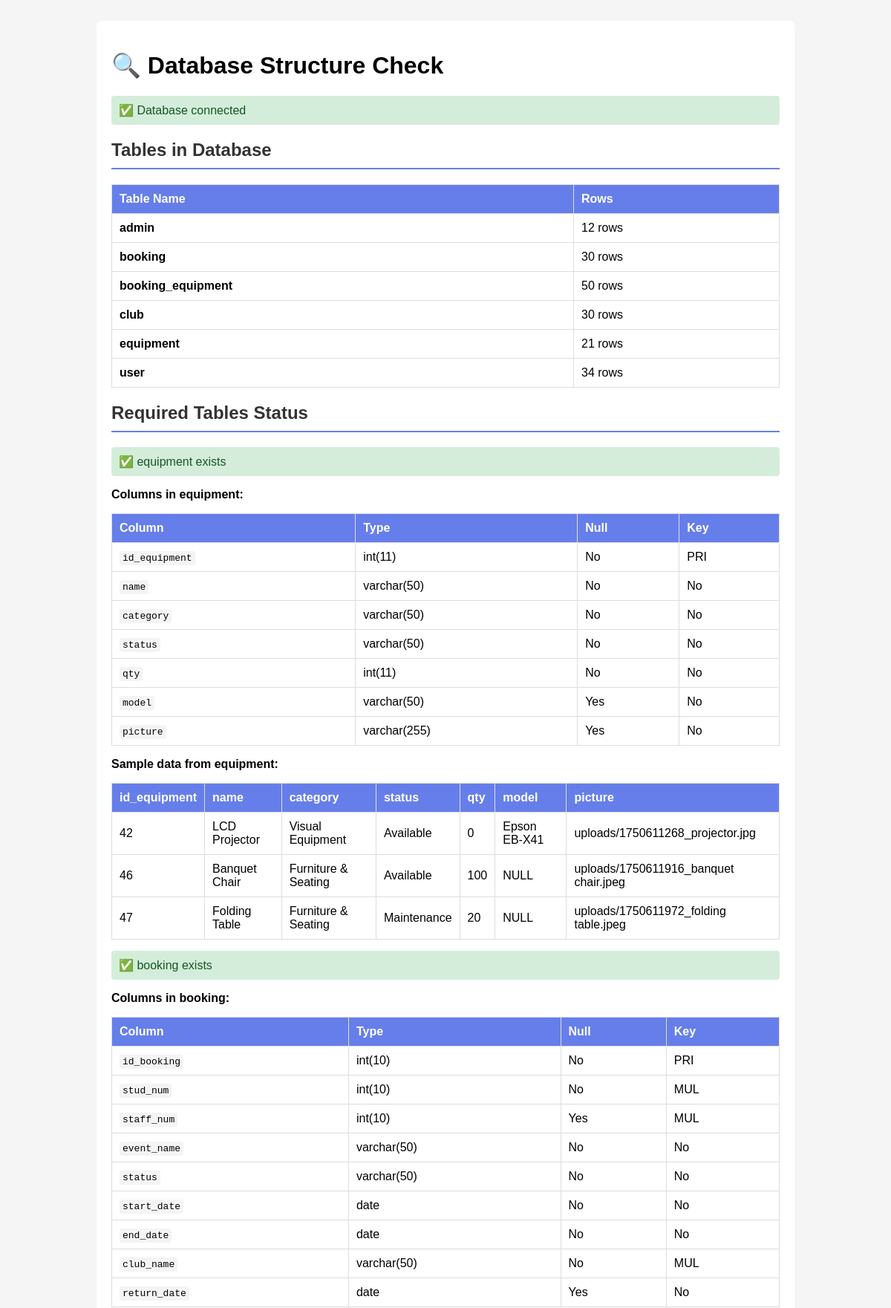
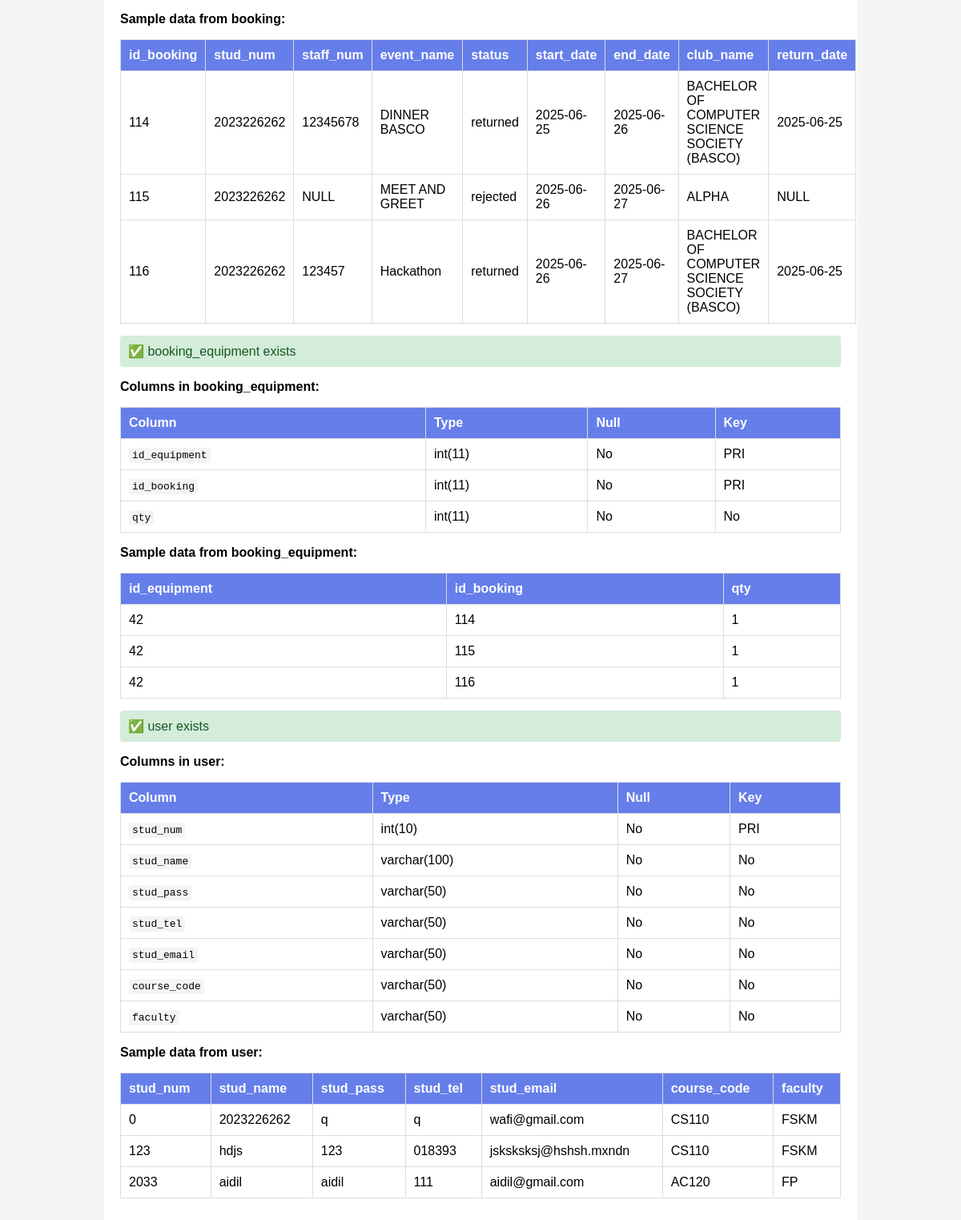
Screenshot of /check_database.php with the database file from the repository (2 pictures, top to bottom).
### tables this page shows
CREATE TABLE `equipment` (
  `id_equipment` int(11) NOT NULL,
  `name` varchar(50) NOT NULL,
  `category` varchar(50) NOT NULL,
  `status` varchar(50) NOT NULL,
  `qty` int(11) NOT NULL,
  `model` varchar(50) DEFAULT NULL,
  `picture` varchar(255) DEFAULT NULL
);

CREATE TABLE `booking` (
  `id_booking` int(10) NOT NULL,
  `stud_num` int(10) NOT NULL,
  `staff_num` int(10) DEFAULT NULL,
  `event_name` varchar(50) NOT NULL,
  `status` varchar(50) NOT NULL,
  `start_date` date NOT NULL,
  `end_date` date NOT NULL,
  `club_name` varchar(50) NOT NULL,
  `return_date` date DEFAULT NULL
);

CREATE TABLE `booking_equipment` (
  `id_equipment` int(11) NOT NULL,
  `id_booking` int(11) NOT NULL,
  `qty` int(11) NOT NULL
);

CREATE TABLE `user` (
  `stud_num` int(10) NOT NULL,
  `stud_name` varchar(100) NOT NULL,
  `stud_pass` varchar(50) NOT NULL,
  `stud_tel` varchar(50) NOT NULL,
  `stud_email` varchar(50) NOT NULL,
  `course_code` varchar(50) NOT NULL,
  `faculty` varchar(50) NOT NULL
);

### check_database.php (the view, shortened to what this page needs)
<?php
echo "<!DOCTYPE html>
<html>
<head>
    <title>Database Check</title>
    <style>
        body { font-family: Arial; background: #f5f5f5; padding: 20px; }
        .container { max-width: 900px; margin: 0 auto; background: white; padding: 20px; border-radius: 8px; }
        h2 { color: #333; border-bottom: 2px solid #667eea; padding-bottom: 10px; margin-top: 20px; }
        .status { padding: 10px; margin: 10px 0; border-radius: 4px; }
        .success { background: #d4edda; color: #155724; }
        .error { background: #f8d7da; color: #721c24; }
        table { width: 100%; border-collapse: collapse; margin: 15px 0; }
        th, td { padding: 10px; text-align: left; border: 1px solid #ddd; }
        th { background: #667eea; color: white; }
        code { background: #f4f4f4; padding: 2px 4px; border-radius: 3px; }
    </style>
</head>
<body>
    <div class='container'>
        <h1>🔍 Database Structure Check</h1>";
include "db.php";
echo "<div class='status success'>✅ Database connected</div>";
echo "<h2>Tables in Database</h2>";
$result = $connect->query("SHOW TABLES");
$tables = [];
if ($result) {
    echo "<table>";
    echo "<tr><th>Table Name</th><th>Rows</th></tr>";
    while ($row = $result->fetch_array()) {
        $table_name = $row[0];
        $tables[] = $table_name;
        $count_result = $connect->query("SELECT COUNT(*) as cnt FROM `$table_name`");
        $count_row = $count_result->fetch_assoc();
        $row_count = $count_row['cnt'];
        echo "<tr><td><strong>$table_name</strong></td><td>$row_count rows</td></tr>";
    }
    echo "</table>";
} else {
    echo "<div class='status error'>❌ Could not fetch tables: " . $connect->error . "</div>";
}
echo "<h2>Required Tables Status</h2>";
$required_tables = ['equipment', 'booking', 'booking_equipment', 'user'];
foreach ($required_tables as $table) {
    if (in_array($table, $tables)) {
        echo "<div class='status success'>✅ $table exists</div>";
        $col_result = $connect->query("SHOW COLUMNS FROM `$table`");
        echo "<p><strong>Columns in $table:</strong></p>";
        echo "<table>";
        echo "<tr><th>Column</th><th>Type</th><th>Null</th><th>Key</th></tr>";
        while ($col_row = $col_result->fetch_assoc()) {
            echo "<tr>";
            echo "<td><code>" . $col_row['Field'] . "</code></td>";
            echo "<td>" . $col_row['Type'] . "</td>";
            echo "<td>" . ($col_row['Null'] == 'YES' ? 'Yes' : 'No') . "</td>";
            echo "<td>" . ($col_row['Key'] ?: 'No') . "</td>";
            echo "</tr>";
        }
        echo "</table>";
        $sample = $connect->query("SELECT * FROM `$table` LIMIT 3");
        if ($sample && $sample->num_rows > 0) {
            echo "<p><strong>Sample data from $table:</strong></p>";
            $fields = $sample->fetch_fields();
            echo "<table>";
            echo "<tr>";
            foreach ($fields as $field) {
                echo "<th>" . htmlspecialchars($field->name) . "</th>";
            }
            echo "</tr>";
            $sample = $connect->query("SELECT * FROM `$table` LIMIT 3");
            while ($data_row = $sample->fetch_assoc()) {
                echo "<tr>";
                foreach ($data_row as $value) {
                    echo "<td>" . htmlspecialchars($value ?? 'NULL') . "</td>";
                }
                echo "</tr>";
            }
            echo "</table>";
        }
    } else {
        echo "<div class='status error'>❌ $table does NOT exist</div>";
    }
}
echo "</div></body></html>";
?>

### check_database.php (style rules this page uses)
body { font-family: Arial; background: #f5f5f5; padding: 20px; }
.container { max-width: 900px; margin: 0 auto; background: white; padding: 20px; border-radius: 8px; }
h2 { color: #333; border-bottom: 2px solid #667eea; padding-bottom: 10px; margin-top: 20px; }
.status { padding: 10px; margin: 10px 0; border-radius: 4px; }
.success { background: #d4edda; color: #155724; }
table { width: 100%; border-collapse: collapse; margin: 15px 0; }
th, td { padding: 10px; text-align: left; border: 1px solid #ddd; }
th { background: #667eea; color: white; }
code { background: #f4f4f4; padding: 2px 4px; border-radius: 3px; }

### rows the page displays
equipment: id_equipment "42", name "LCD Projector", category "Visual Equipment", status "Available", qty "0", model "Epson EB-X41", picture "uploads/1750611268_projector.jpg"
equipment: id_equipment "46", name "Banquet Chair", category "Furniture & Seating", status "Available", qty "100", value "NULL", picture "uploads/1750611916_banquet chair.jpeg"
equipment: id_equipment "47", name "Folding Table", category "Furniture & Seating", status "Maintenance", qty "20", value "NULL", picture "uploads/1750611972_folding table.jpeg"
booking: id_booking "114", stud_num "2023226262", staff_num "12345678", event_name "DINNER BASCO", status "returned", value "2025-06-25", end_date "2025-06-26", club_name "BACHELOR OF COMPUTER SCIENCE SOCIETY (BASCO)"
booking: id_booking "115", stud_num "2023226262", value "NULL", event_name "MEET AND GREET", status "rejected", start_date "2025-06-26", end_date "2025-06-27", club_name "ALPHA"
booking: id_booking "116", stud_num "2023226262", staff_num "123457", event_name "Hackathon", status "returned", start_date "2025-06-26", end_date "2025-06-27", club_name "BACHELOR OF COMPUTER SCIENCE SOCIETY (BASCO)", return_date "2025-06-25"
booking_equipment: id_equipment "42", id_booking "114", qty "1"
booking_equipment: id_equipment "42", id_booking "115", qty "1"
booking_equipment: id_equipment "42", id_booking "116", qty "1"
user: stud_num "0", stud_name "2023226262", value "q", stud_email "wafi@gmail.com", course_code "CS110", faculty "FSKM"
user: value "123", stud_name "hdjs", stud_tel "018393", stud_email "jsksksksj@hshsh.mxndn", course_code "CS110", faculty "FSKM"
user: stud_num "2033", value "aidil", stud_tel "111", stud_email "aidil@gmail.com", course_code "AC120", faculty "FP"

### other values shown
$table_name "admin"
$row_count "12"
$table_name "booking"
$row_count "30"
$table_name "booking_equipment"
$row_count "50"
$table_name "club"
$table_name "equipment"
$row_count "21"
$table_name "user"
$row_count "34"
$table "equipment"
$col_row['Field'] "id_equipment"
$col_row['Type'] "int(11)"
$col_row['Key'] ?: 'No' "PRI"
